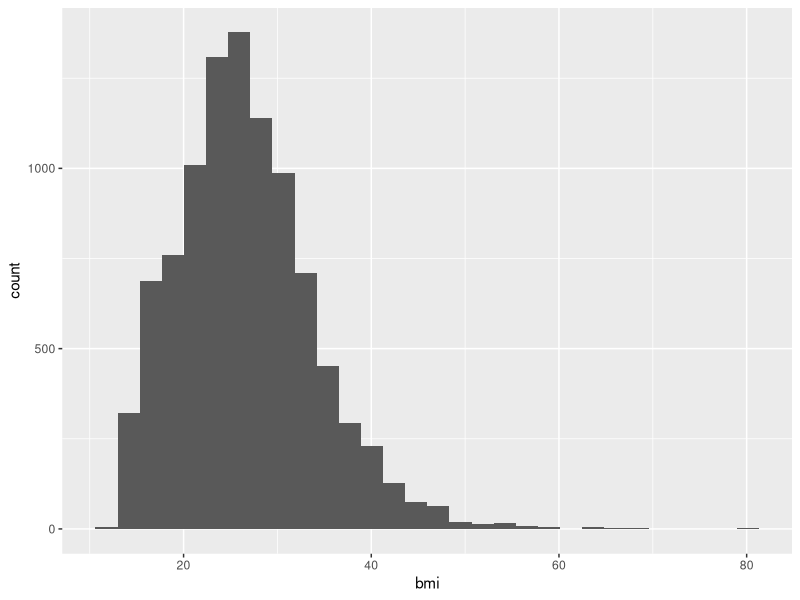
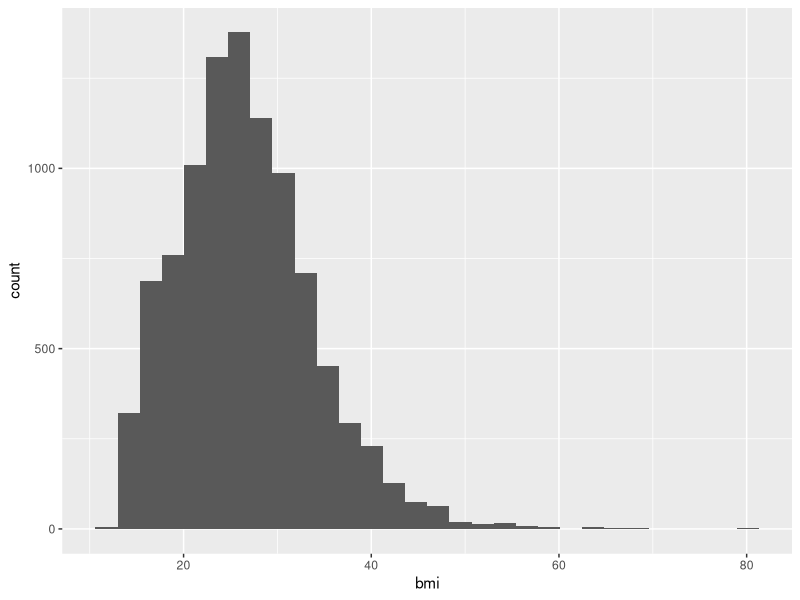
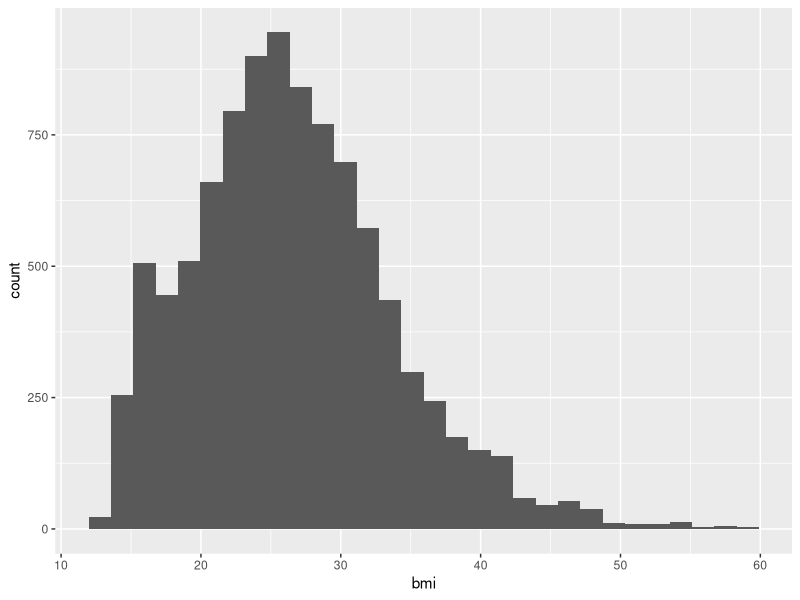
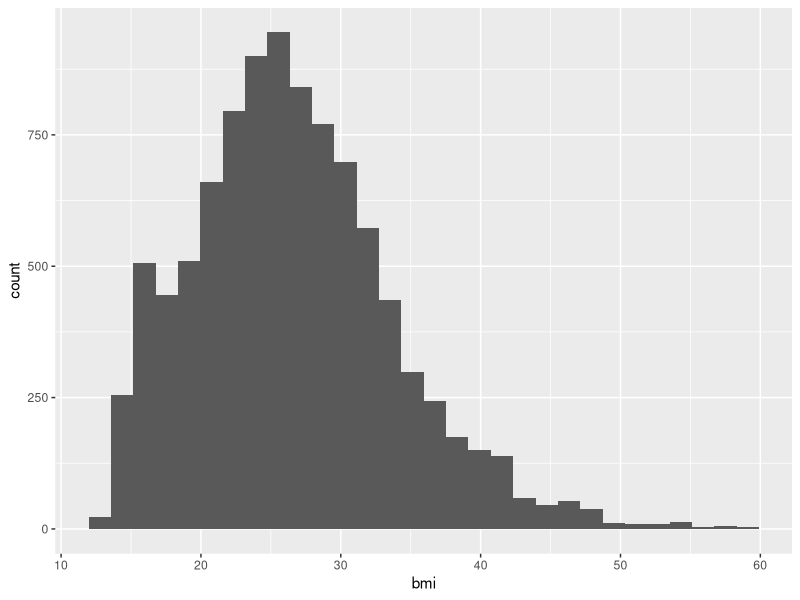
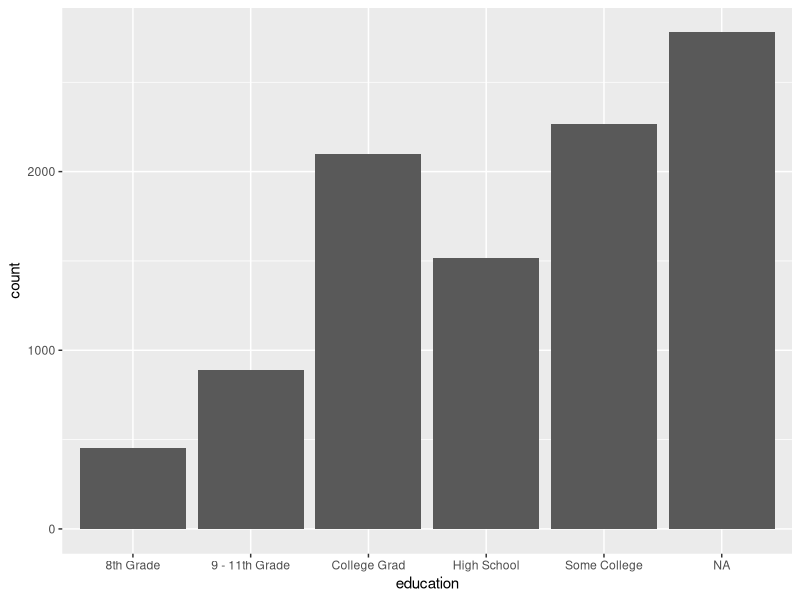
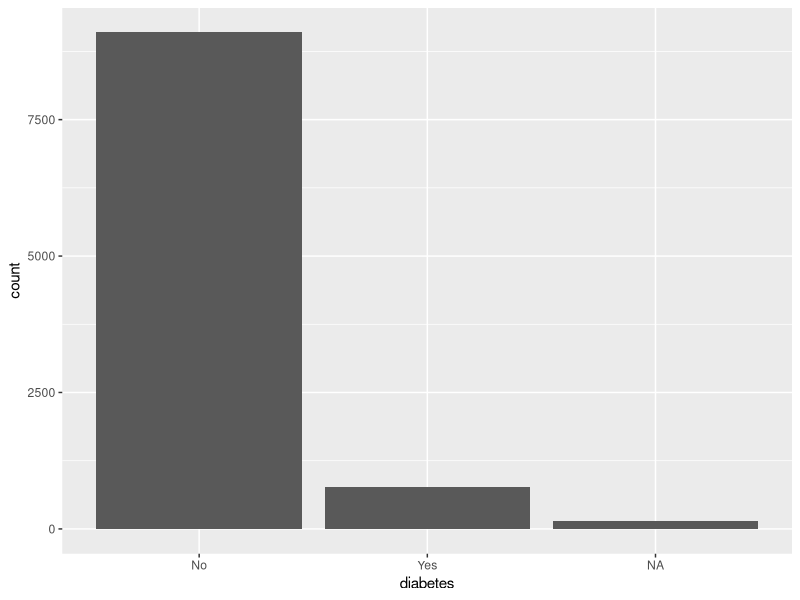
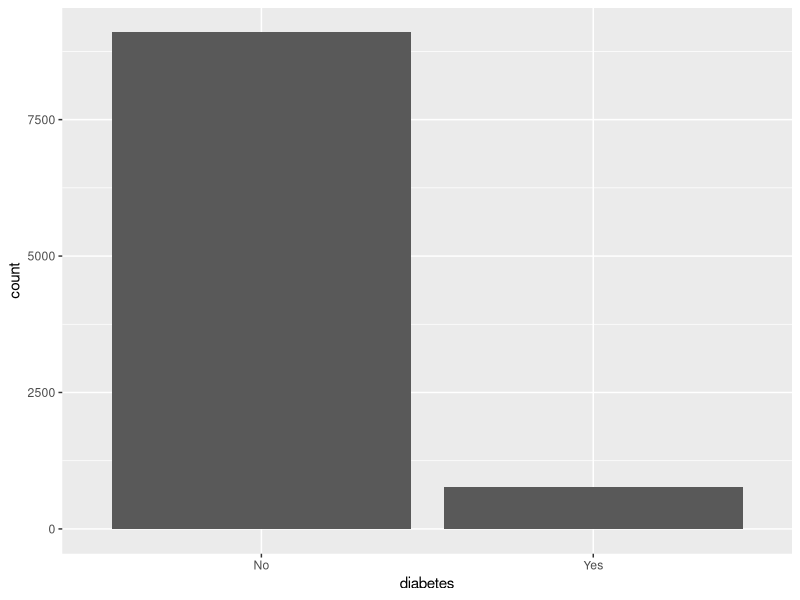
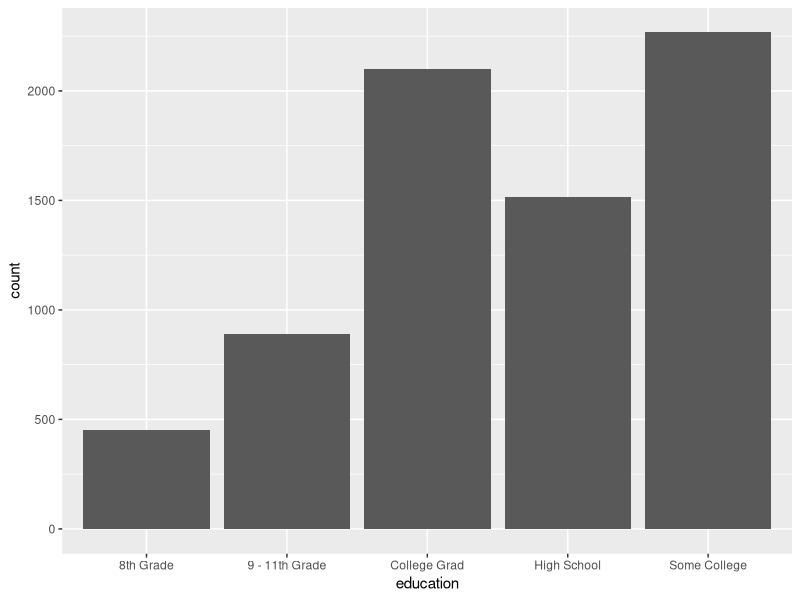

Generate these figures, in order, with R:
## ---- chunk 1
#| include: false
library(tidyverse)
nhanes_small <- read_csv(here::here("data/nhanes_small.csv"))
## ---- chunk 2
#| filename: "doc/learning.qmd"
nhanes_small %>%
  ggplot(aes(x = bmi)) +
  geom_histogram()
## ---- chunk 3
#| filename: "doc/learning.qmd"
nhanes_small %>%
  ggplot(aes(x = bmi)) +
  geom_histogram(na.rm = TRUE)
## ---- chunk 4
#| filename: "doc/learning.qmd"
nhanes_small %>%
  filter(bmi <= 60) %>%
  ggplot(aes(x = bmi)) +
  geom_histogram(na.rm = TRUE)
## ---- chunk 5
#| echo: fenced
#| fig-cap: "Distribution of BMI."
#| label: fig-bmi-histo
nhanes_small %>%
  filter(bmi <= 60) %>%
  ggplot(aes(x = bmi)) +
  geom_histogram(na.rm = TRUE)
## ---- chunk 6
#| filename: "doc/learning.qmd"
nhanes_small %>%
  ggplot(aes(x = education)) +
  geom_bar()
## ---- chunk 7
nhanes_small %>%
  ggplot(aes(x = diabetes)) +
  geom_bar()
## ---- chunk 8
#| filename: "doc/learning.qmd"
nhanes_small %>%
  filter(!is.na(diabetes)) %>%
  ggplot(aes(x = diabetes)) +
  geom_bar()

nhanes_small %>%
  filter(!is.na(education)) %>%
  ggplot(aes(x = education)) +
  geom_bar()
## ---- chunk 9
#| echo: fenced
#| label: fig-diabetes-education
#| fig-cap: "Counts of Diabetes and Education."
#| fig-subcap:
#|   - "Number of those with or without Diabetes."
#|   - "Number of those with different educational status."
#| layout-ncol: 2
nhanes_small %>%
  filter(!is.na(diabetes)) %>%
  ggplot(aes(x = diabetes)) +
  geom_bar()

nhanes_small %>%
  filter(!is.na(education)) %>%
  ggplot(aes(x = education)) +
  geom_bar()
## ---- chunk 10
#| filename: "doc/learning.qmd"
nhanes_small %>%
  ggplot(aes(x = bmi, y = bp_sys_ave)) +
  geom_hex(na.rm = TRUE)
## ---- chunk 11
nhanes_small %>%
  ggplot(aes(x = bmi, y = bp_sys_ave)) +
  geom_hex(na.rm = TRUE) +
  geom_smooth(na.rm = TRUE)
